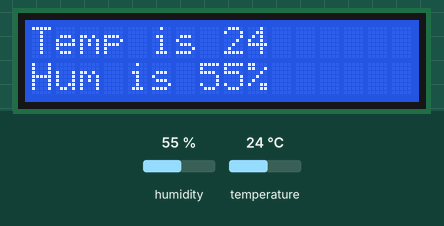
The program below on a simulated ESP32 board running MicroPython. Parts: 16×2 character LCD. The test bench sets the inputs (shaded band); at power-on: humidity 55 %, temperature 24 °C. WiFi joins after 1.5 s; values from a settings file that is not in the repository are placeholders; web requests get an empty 200 reply after 0.4 s; library files of the repository ran but are not shown: lcd_api.py; what the program prints to the serial console is not drawn.

Above: at 2.2 s.

Measured:
- what the display in image 0 shows lasts 20.8 s, from 2.1 s to 22.9 s

The program:

main.py
```python
from machine import Pin
from gpio_lcd import GpioLcd
import dht
import machine
import time
import network
from secrets import secrets
import urequests as requests
from time import sleep


TOKEN = "BBFF-hBDvLjipyPN6whXe2aYKOrlHCwNW5Y" #Put here your TOKEN
DEVICE_LABEL = "PicoWBoard" # Assign the device label desire to be send
WIFI_SSID = secrets["ssid"] # Assign your the SSID of your network
WIFI_PASS = secrets["password"] # Assign your the password of your network


def connect():
    wlan = network.WLAN(network.STA_IF)         # Put modem on Station mode
    if not wlan.isconnected():                  # Check if already connected
        print('connecting to network...')
        wlan.active(True)                       # Activate network interface
        # set power mode to get WiFi power-saving off (if needed)
        wlan.config(pm = 0xa11140)
        wlan.connect(WIFI_SSID, WIFI_PASS)  # Your WiFi Credential
        print('Waiting for connection...', end='')
        # Check if it is connected otherwise wait
        while not wlan.isconnected() and wlan.status() >= 0:
            print('.', end='')
            sleep(1)
    # Print the IP assigned by router
    ip = wlan.ifconfig()[0]
    print('\nConnected on {}'.format(ip))
    return ip

def build_json(variable, value):
    try:
        data = {variable: {"value": value}}
        return data
    except:
        return None

def sendData(device, variable, value):
    try:
        url = "https://industrial.api.ubidots.com/"
        url = url + "api/v1.6/devices/" + device
        headers = {"X-Auth-Token": TOKEN, "Content-Type": "application/json"}
        data = build_json(variable, value)

        if data is not None:
            print(data)
            req = requests.post(url=url, headers=headers, json=data)
            return req.json()
        else:
            pass
    except:
        pass

connect()

tempSensor = dht.DHT11(Pin(22))     # DHT11 Constructor

# Create the LCD object
lcd = GpioLcd(rs_pin=Pin(16),
              enable_pin=Pin(17),
              d4_pin=Pin(18),
              d5_pin=Pin(19),
              d6_pin=Pin(20),
              d7_pin=Pin(21),
              num_lines=2, num_columns=16)


while True:
    lcd.clear()
    try:
        tempSensor.measure()
        temperature = tempSensor.temperature()
        humidity = tempSensor.humidity()
        lcd.move_to(0,0)
        lcd.putstr('Temp is {}'.format(temperature))
        lcd.move_to(0,1)
        lcd.putstr('Hum is {}%'.format(humidity))
        sendData(DEVICE_LABEL, "Temperature",temperature)
        sendData(DEVICE_LABEL, "Humidity",humidity)
    except Exception as error:
        lcd.move_to(0,0)
        lcd.putstr('Could not read sensor')
        print("Exception occurred", error)
    time.sleep(20)
```

gpio_lcd.py
```python
"""Implements a HD44780 character LCD connected via ESP32 GPIO pins."""

from lcd_api import LcdApi
from machine import Pin
from utime import sleep_ms, sleep_us


class GpioLcd(LcdApi):
    """Implements a HD44780 character LCD connected via ESP32 GPIO pins."""

    def __init__(self, rs_pin, enable_pin, d0_pin=None, d1_pin=None,
                 d2_pin=None, d3_pin=None, d4_pin=None, d5_pin=None,
                 d6_pin=None, d7_pin=None, rw_pin=None, backlight_pin=None,
                 num_lines=2, num_columns=16):
        """Constructs the GpioLcd object. All of the arguments must be machine.Pin
        objects which describe which pin the given line from the LCD is
        connected to.
        When used in 4-bit mode, only D4, D5, D6, and D7 are physically
        connected to the LCD panel. This function allows you call it like
        GpioLcd(rs, enable, D4, D5, D6, D7) and it will interpret that as
        if you had actually called:
        GpioLcd(rs, enable, d4=D4, d5=D5, d6=D6, d7=D7)
        The enable 8-bit mode, you need pass d0 through d7.
        The rw pin isn't used by this library, but if you specify it, then
        it will be set low.
        """
        self.rs_pin = rs_pin
        self.enable_pin = enable_pin
        self.rw_pin = rw_pin
        self.backlight_pin = backlight_pin
        self._4bit = True
        if d4_pin and d5_pin and d6_pin and d7_pin:
            self.d0_pin = d0_pin
            self.d1_pin = d1_pin
            self.d2_pin = d2_pin
            self.d3_pin = d3_pin
            self.d4_pin = d4_pin
            self.d5_pin = d5_pin
            self.d6_pin = d6_pin
            self.d7_pin = d7_pin
            if self.d0_pin and self.d1_pin and self.d2_pin and self.d3_pin:
                self._4bit = False
        else:
            # This is really 4-bit mode, and the 4 data pins were just
            # passed as the first 4 arguments, so we switch things around.
            self.d0_pin = None
            self.d1_pin = None
            self.d2_pin = None
            self.d3_pin = None
            self.d4_pin = d0_pin
            self.d5_pin = d1_pin
            self.d6_pin = d2_pin
            self.d7_pin = d3_pin
        self.rs_pin.init(Pin.OUT)
        self.rs_pin.value(0)
        if self.rw_pin:
            self.rw_pin.init(Pin.OUT)
            self.rw_pin.value(0)
        self.enable_pin.init(Pin.OUT)
        self.enable_pin.value(0)
        self.d4_pin.init(Pin.OUT)
        self.d5_pin.init(Pin.OUT)
        self.d6_pin.init(Pin.OUT)
        self.d7_pin.init(Pin.OUT)
        self.d4_pin.value(0)
        self.d5_pin.value(0)
        self.d6_pin.value(0)
        self.d7_pin.value(0)
        if not self._4bit:
            self.d0_pin.init(Pin.OUT)
            self.d1_pin.init(Pin.OUT)
            self.d2_pin.init(Pin.OUT)
            self.d3_pin.init(Pin.OUT)
            self.d0_pin.value(0)
            self.d1_pin.value(0)
            self.d2_pin.value(0)
            self.d3_pin.value(0)
        if self.backlight_pin is not None:
            self.backlight_pin.init(Pin.OUT)
            self.backlight_pin.value(0)

        # See about splitting this into begin

        sleep_ms(20)   # Allow LCD time to powerup
        # Send reset 3 times
        self.hal_write_init_nibble(self.LCD_FUNCTION_RESET)
        sleep_ms(5)    # need to delay at least 4.1 msec
        self.hal_write_init_nibble(self.LCD_FUNCTION_RESET)
        sleep_ms(1)
        self.hal_write_init_nibble(self.LCD_FUNCTION_RESET)
        sleep_ms(1)
        cmd = self.LCD_FUNCTION
        if not self._4bit:
            cmd |= self.LCD_FUNCTION_8BIT
        self.hal_write_init_nibble(cmd)
        sleep_ms(1)
        LcdApi.__init__(self, num_lines, num_columns)
        if num_lines > 1:
            cmd |= self.LCD_FUNCTION_2LINES
        self.hal_write_command(cmd)

    def hal_pulse_enable(self):
        """Pulse the enable line high, and then low again."""
        self.enable_pin.value(0)
        sleep_us(1)
        self.enable_pin.value(1)
        sleep_us(1)       # Enable pulse needs to be > 450 nsec
        self.enable_pin.value(0)
        sleep_us(100)     # Commands need > 37us to settle

    def hal_write_init_nibble(self, nibble):
        """Writes an initialization nibble to the LCD.
        This particular function is only used during initialization.
        """
        self.hal_write_4bits(nibble >> 4)

    def hal_backlight_on(self):
        """Allows the hal layer to turn the backlight on."""
        if self.backlight_pin:
            self.backlight_pin.value(1)

    def hal_backlight_off(self):
        """Allows the hal layer to turn the backlight off."""
        if self.backlight_pin:
            self.backlight_pin.value(0)

    def hal_write_command(self, cmd):
        """Writes a command to the LCD.
        Data is latched on the falling edge of E.
        """
        self.rs_pin.value(0)
        self.hal_write_8bits(cmd)
        if cmd <= 3:
            # The home and clear commands require a worst
            # case delay of 4.1 msec
            sleep_ms(5)

    def hal_write_data(self, data):
        """Write data to the LCD."""
        self.rs_pin.value(1)
        self.hal_write_8bits(data)

    def hal_write_8bits(self, value):
        """Writes 8 bits of data to the LCD."""
        if self.rw_pin:
            self.rw_pin.value(0)
        if self._4bit:
            self.hal_write_4bits(value >> 4)
            self.hal_write_4bits(value)
        else:
            self.d3_pin.value(value & 0x08)
            self.d2_pin.value(value & 0x04)
            self.d1_pin.value(value & 0x02)
            self.d0_pin.value(value & 0x01)
            self.hal_write_4bits(value >> 4)

    def hal_write_4bits(self, nibble):
        """Writes 4 bits of data to the LCD."""
        self.d7_pin.value(nibble & 0x08)
        self.d6_pin.value(nibble & 0x04)
        self.d5_pin.value(nibble & 0x02)
        self.d4_pin.value(nibble & 0x01)
        self.hal_pulse_enable()
```
